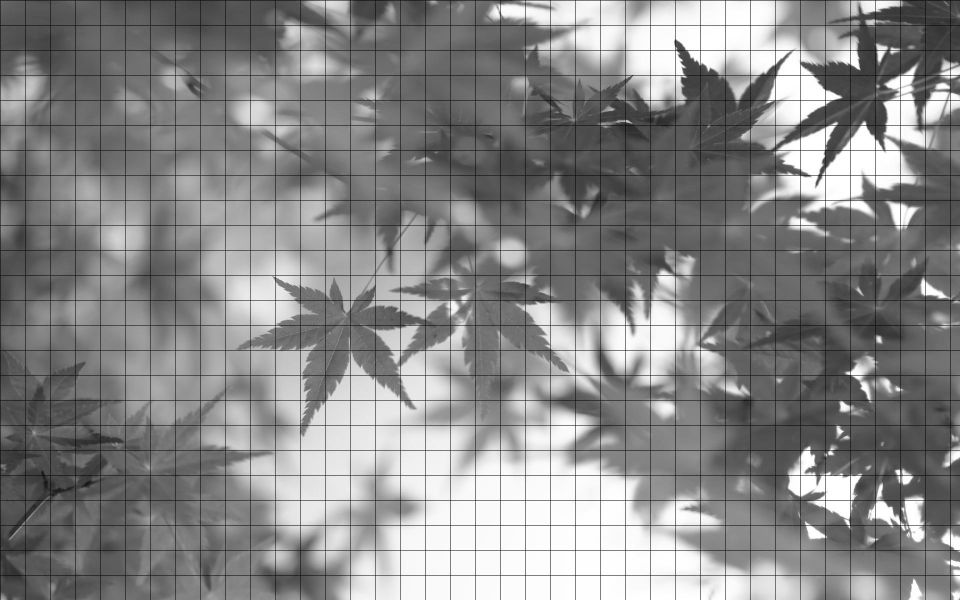
#> input picture PIM - Processamento de Imagens/Listas de Exercícios/Tarefa Final/Source/A/folhas1_Reticulada.jpg, 1920 x 1200 px, found by its file name (shown at 1/2 size)
$ python A.py
#> lines starting #> are read from the running program, lines starting #| are printed output that depends on the picture; long printed decimals are rounded
#> further down, dark_image is the input picture: shape (1200, 1920); min 0, max 255, mean 135.9
import matplotlib.pyplot as plt
import numpy as np
from skimage.io import imread
from skimage.metrics import mean_squared_error as mse
from skimage.metrics import structural_similarity as ssim


def fourier_masker_ver(image, i):
#> called with i = 1
    f_size = 15
    dark_image_grey_fourier = np.fft.fftshift(np.fft.fft2(image))
    dark_image_grey_fourier[:590  , 955:970] = i
    dark_image_grey_fourier[-590: , 955:970] = i

    fig, ax = plt.subplots(1,2,figsize=(20,20))
    ax[0].imshow(np.log(abs(dark_image_grey_fourier)), cmap='gray')
    ax[0].set_title('Máscara de Fourier', fontsize = f_size)

    ax[1].imshow(abs(np.fft.ifft2(dark_image_grey_fourier)), cmap='gray')
    ax[1].set_title('Tranformação Final', fontsize = f_size)
    plt.show()
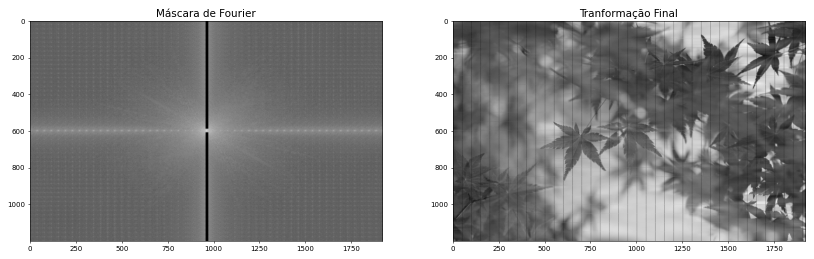
#> figure drawn by matplotlib, 2 panels

    # SSIM e MSE
    result = np.abs(dark_image_grey_fourier)
    result2 = result.astype(np.uint8)
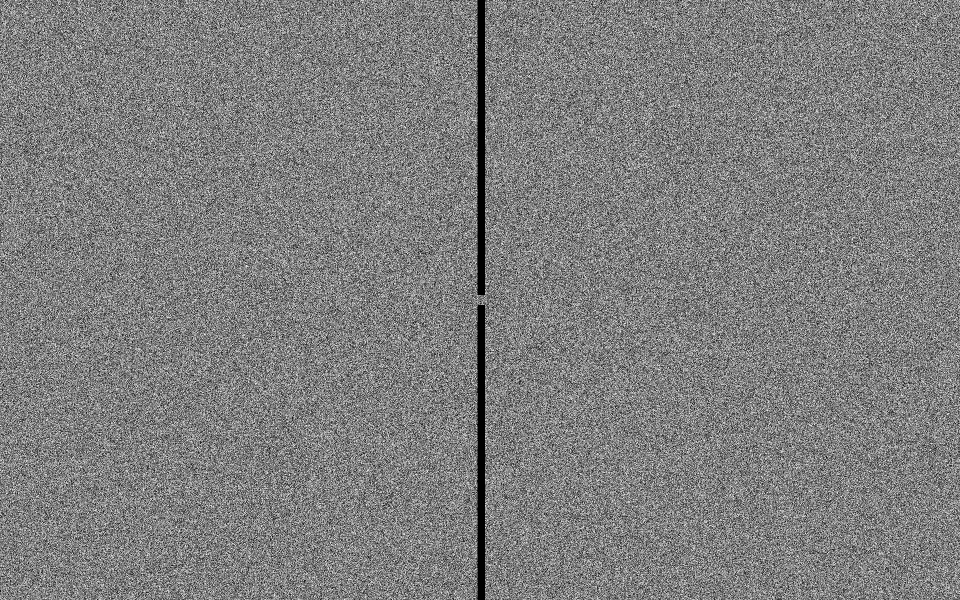
#> result2: shape (1200, 1920) (shown at 1/2 size); min 0, max 255, mean 126.5
    ssimValue = ssim(image, result2)
#> ssimValue = 0.00927
    mseValue = mse(image, result2)
#> mseValue = 9458.5

    print("SSIM VERTICAL:", ssimValue)
#| SSIM VERTICAL: 0.009274
    print("MSE VERTICAL:", mseValue)
#| MSE VERTICAL: 9458.525

def fourier_masker_hor(image, i):
#> called with i = 1
    f_size = 15
    dark_image_grey_fourier = np.fft.fftshift(np.fft.fft2(image))
    dark_image_grey_fourier[600:615 , :955] = i
    dark_image_grey_fourier[600:615 , -955:] = i


    fig, ax = plt.subplots(1,2,figsize=(15,15))
    ax[0].imshow(np.log(abs(dark_image_grey_fourier)), cmap='gray')
    ax[0].set_title('Máscara de Fourier', fontsize = f_size)

    ax[1].imshow(abs(np.fft.ifft2(dark_image_grey_fourier)), cmap='gray')
    ax[1].set_title('Tranformação Final', fontsize = f_size)
    plt.show()
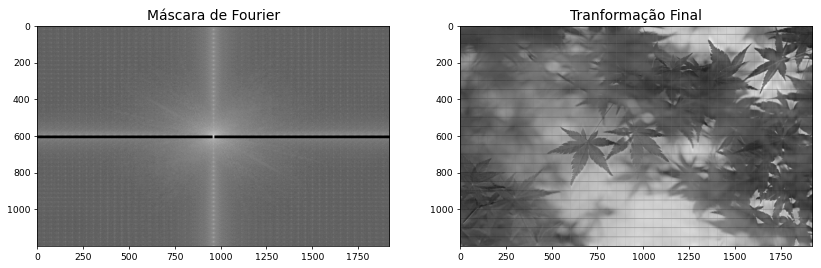
#> figure drawn by matplotlib, 2 panels

    # SSIM e MSE
    result = np.abs(dark_image_grey_fourier)
    result2 = result.astype(np.uint8)
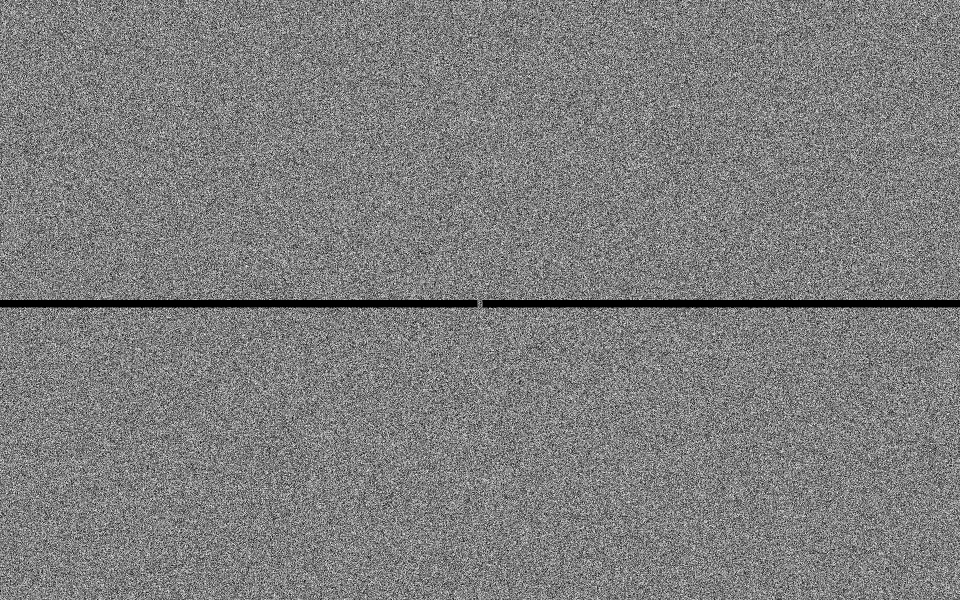
#> result2: shape (1200, 1920) (shown at 1/2 size); min 0, max 255, mean 125.9
    ssimValue = ssim(image, result2)
#> ssimValue = 0.0104
    mseValue = mse(image, result2)
#> mseValue = 9464.3

    print("SSIM HORIZONTAL:", ssimValue)
#| SSIM HORIZONTAL: 0.01036
    print("MSE HORIZONTAL:", mseValue)
#| MSE HORIZONTAL: 9464.312

def fourier_masker_ver_hor(image, i):
#> called with i = 1
    f_size = 15
    dark_image_grey_fourier = np.fft.fftshift(np.fft.fft2(image))
    dark_image_grey_fourier[600:610 , :950] = i
    dark_image_grey_fourier[600:610 , -950:] = i
    dark_image_grey_fourier[:600  , 955:965] = i
    dark_image_grey_fourier[-590: , 955:965] = i

    fig, ax = plt.subplots(1,2,figsize=(15,15))
    ax[0].imshow(np.log(abs(dark_image_grey_fourier)), cmap='gray')
    ax[0].set_title('Máscara de Fourier', fontsize = f_size)

    ax[1].imshow(abs(np.fft.ifft2(dark_image_grey_fourier)), cmap='gray')
    ax[1].set_title('Tranformação Final', fontsize = f_size)
    plt.show()
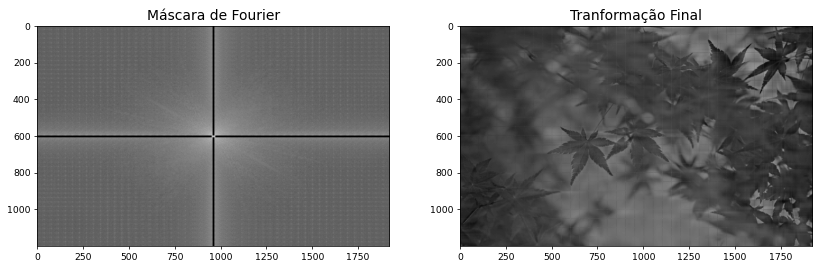
#> figure drawn by matplotlib, 2 panels

    # SSIM e MSE
    result = np.abs(dark_image_grey_fourier)
    result2 = result.astype(np.uint8)
    ssimValue = ssim(image, result2)
#> ssimValue = 0.0102
    mseValue = mse(image, result2)
#> mseValue = 9489.8

    print("SSIM VERTICAL E HORIZONTAL:", ssimValue)
#| SSIM VERTICAL E HORIZONTAL: 0.0102
    print("MSE VERTICAL E HORIZONTAL:", mseValue)
#| MSE VERTICAL E HORIZONTAL: 9489.809

# MAIN
dark_image = imread('A/folhas1_Reticulada.jpg')

fourier_masker_ver(dark_image, 1)

fourier_masker_hor(dark_image, 1)

fourier_masker_ver_hor(dark_image, 1)
